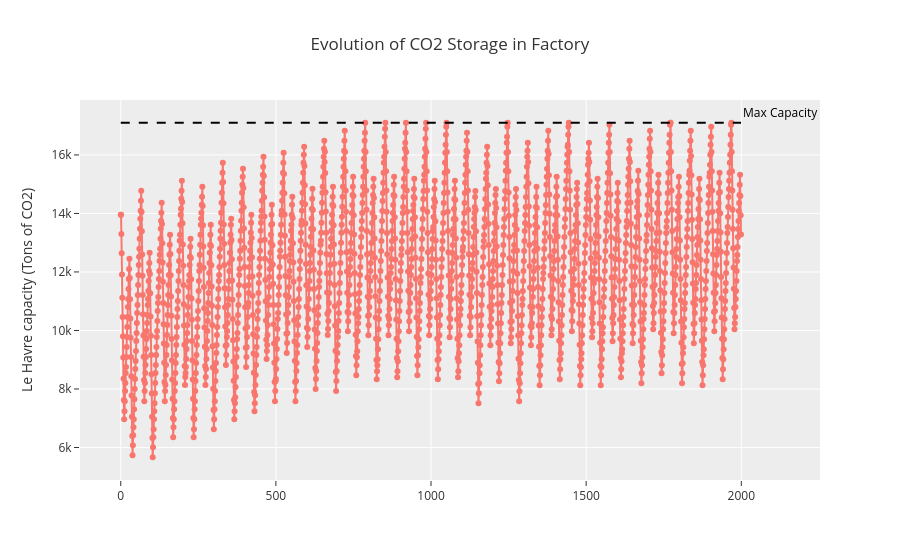
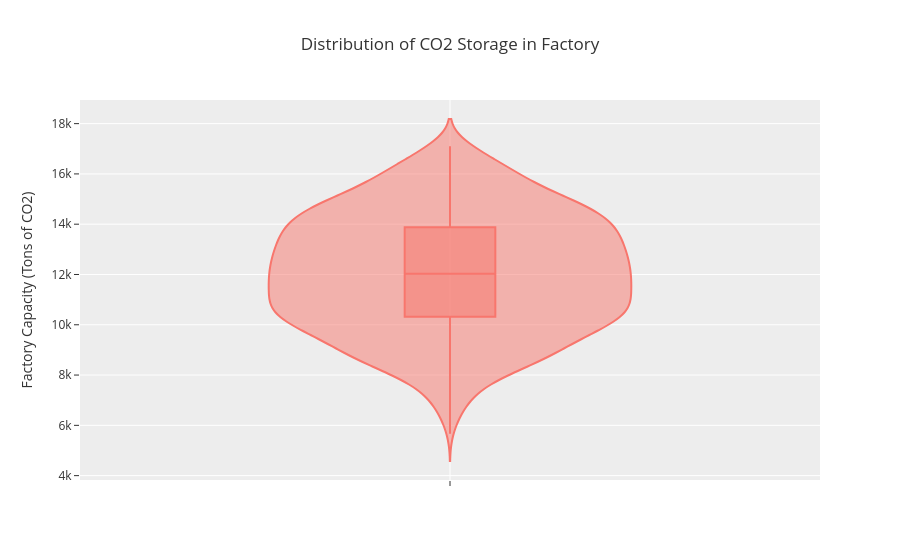
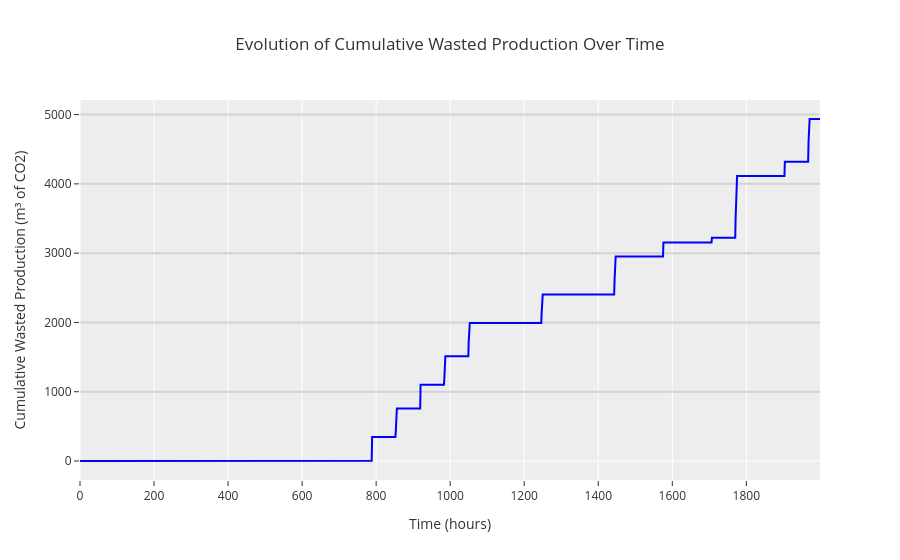
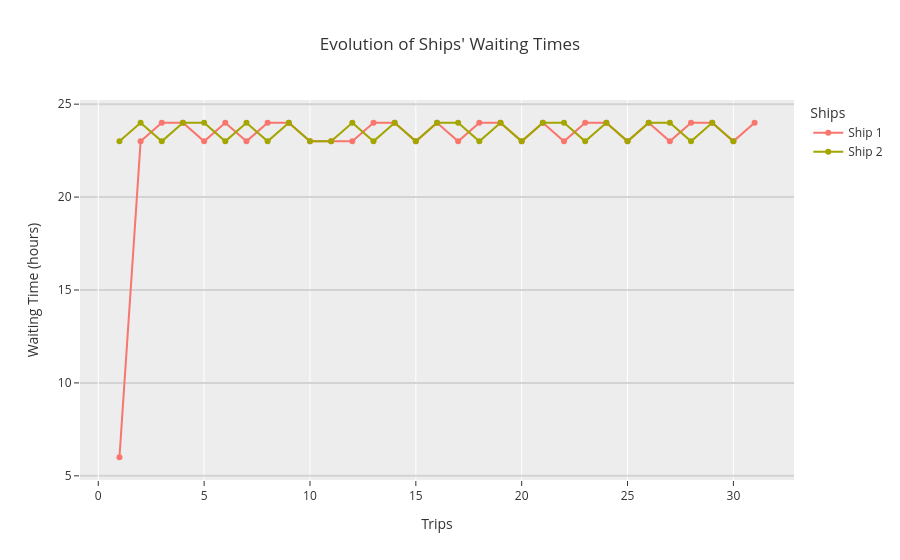

Here is the notebook cell these charts were saved with, in order:
### Code cell
opt.plot_all(3)
# opt.plot_kpis(2)

### Figure 1 — Plotly figure (JSON) as saved in the notebook; plotly's stock layout.template omitted (floating-point values rounded to 4 significant figures; data arrays with more than 128 entries replaced by an {"elided": "..."} marker saying what was removed)
{"data": [{"mode": "lines+markers", "name": "Factory Capacity", "type": "scatter", "x": {"elided": "2000 int values"}, "y": {"elided": "2000 float values"}}, {"line": {"color": "black", "dash": "dash"}, "mode": "lines", "name": "Capacity max", "type": "scatter", "x": [0, 1999], "y": [17100, 17100]}], "layout": {"annotations": [{"font": {"color": "black", "size": 12}, "showarrow": false, "text": "Max Capacity", "x": 1999, "xanchor": "left", "y": 17100, "yanchor": "bottom"}], "showlegend": false, "title": {"text": "Evolution of CO2 Storage in Factory"}, "yaxis": {"title": {"text": "Le Havre capacity (Tons of CO2)"}}}}

### Figure 2 — Plotly figure (JSON) as saved in the notebook; plotly's stock layout.template omitted (floating-point values rounded to 4 significant figures; data arrays with more than 128 entries replaced by an {"elided": "..."} marker saying what was removed)
{"data": [{"alignmentgroup": "True", "box": {"visible": true}, "hovertemplate": "y=%{y}<extra></extra>", "legendgroup": "", "marker": {"color": "#F8766D"}, "name": "", "offsetgroup": "", "orientation": "v", "points": "outliers", "scalegroup": "True", "showlegend": false, "type": "violin", "x0": " ", "xaxis": "x", "y": {"elided": "2000 float values"}, "y0": " ", "yaxis": "y"}], "layout": {"legend": {"tracegroupgap": 0}, "showlegend": false, "title": {"text": "Distribution of CO2 Storage in Factory"}, "violinmode": "group", "xaxis": {"anchor": "y", "domain": [0, 1], "title": {"text": ""}}, "yaxis": {"anchor": "x", "domain": [0, 1], "title": {"text": "Factory Capacity (Tons of CO2)"}}}}

### Figure 3 — Plotly figure (JSON) as saved in the notebook; plotly's stock layout.template omitted (floating-point values rounded to 4 significant figures; data arrays with more than 128 entries replaced by an {"elided": "..."} marker saying what was removed)
{"data": [{"line": {"color": "blue"}, "mode": "lines", "name": "Cumulative Wasted Production (m³ of CO2)", "type": "scatter", "x": {"elided": "2000 int values"}, "y": {"elided": "2000 float values"}}], "layout": {"showlegend": false, "title": {"text": "Evolution of Cumulative Wasted Production Over Time"}, "xaxis": {"showgrid": true, "title": {"text": "Time (hours)"}}, "yaxis": {"gridcolor": "LightGrey", "gridwidth": 2, "showgrid": true, "title": {"text": "Cumulative Wasted Production (m³ of CO2)"}}}}

### Figure 4 — Plotly figure (JSON) as saved in the notebook; plotly's stock layout.template omitted (floating-point values rounded to 4 significant figures)
{"data": [{"mode": "lines+markers", "name": "Ship 1", "type": "scatter", "x": [1, 2, 3, 4, 5, 6, 7, 8, 9, 10, 11, 12, 13, 14, 15, 16, 17, 18, 19, 20, 21, 22, 23, 24, 25, 26, 27, 28, 29, 30, 31], "y": [6, 23, 24, 24, 23, 24, 23, 24, 24, 23, 23, 23, 24, 24, 23, 24, 23, 24, 24, 23, 24, 23, 24, 24, 23, 24, 23, 24, 24, 23, 24]}, {"mode": "lines+markers", "name": "Ship 2", "type": "scatter", "x": [1, 2, 3, 4, 5, 6, 7, 8, 9, 10, 11, 12, 13, 14, 15, 16, 17, 18, 19, 20, 21, 22, 23, 24, 25, 26, 27, 28, 29, 30], "y": [23.0, 24.0, 23.0, 24.0, 24.0, 23.0, 24.0, 23.0, 24.0, 23.0, 23.0, 24.0, 23.0, 24.0, 23.0, 24.0, 24.0, 23.0, 24.0, 23.0, 24.0, 24.0, 23.0, 24.0, 23.0, 24.0, 24.0, 23.0, 24.0, 23.0]}], "layout": {"legend": {"title": {"text": "Ships"}}, "title": {"text": "Evolution of Ships' Waiting Times"}, "xaxis": {"showgrid": true, "title": {"text": "Trips"}}, "yaxis": {"gridcolor": "LightGrey", "gridwidth": 2, "showgrid": true, "title": {"text": "Waiting Time (hours)"}}}}
